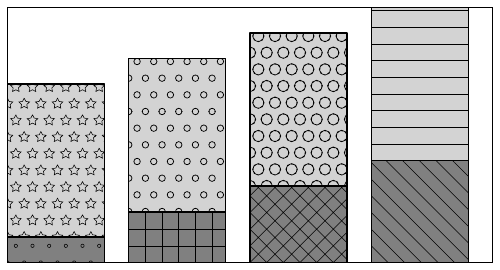

The Python source for this figure:
# -*- coding: utf-8 -*-
import matplotlib as mpl
import sys

# lookup and use the backend_pgf module in the parent folder
sys.path.append("..")
mpl.use('module://backend_pgf')

###############################################################################

import matplotlib.pyplot as plt

plt.figure(figsize=[5, 2.7])
bars1 = plt.bar(range(1,5), range(1,5), color='gray', ecolor='black')
bars2 = plt.bar(range(1, 5), [6] * 4, bottom=range(1,5), color='lightgray', ecolor='black')
plt.gca().set_xticks([1.5,2.5,3.5,4.5])

patterns = ('.', '+', 'x', '\\', '*', 'o', 'O', '-')
for bar, pattern in zip(bars1+bars2, patterns):
     bar.set_hatch(pattern)

plt.xticks([], [])
plt.yticks([], [])
plt.tight_layout(pad=.5)
plt.savefig("test_hatch.pdf")
